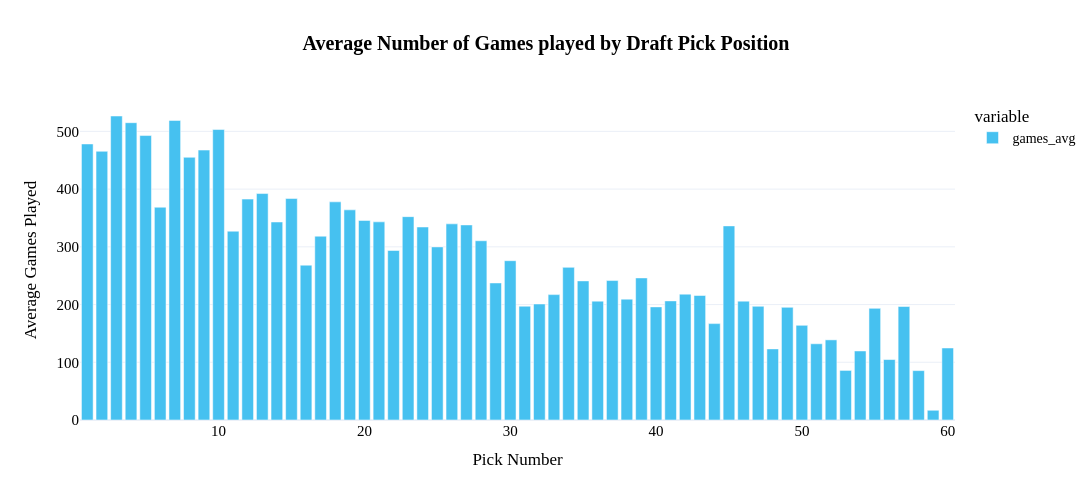

The notebook cell saved with this chart:
### Code cell
fig_pick_games_cnt = px.bar(
  season_game_count_by_pick[season_game_count_by_pick["OVERALL_PICK"]<61], 
  x="OVERALL_PICK", 
  y=["games_avg"],
  # color="PLAYER_NAME_LAST_FIRST",
  template='plotly_white',
  title="<b>Average Number of Games played by Draft Pick Position</b>", 
#   line_shape='spline',
  height=500, 
  width=1400,
  )
fig_pick_games_cnt.update_layout(
    # showlegend=False,
    title_x=0.5,
    xaxis_title="Pick Number",
    yaxis_title="Average Games Played",
    hoverlabel=dict(
        bgcolor="white",
        font_size=16,
        font_family="PT Sans Narrow"
    ),
    yaxis = dict(tickfont = dict(size=15)),
    xaxis = dict(tickfont = dict(size=15)),
    font=dict(
        family="PT Sans Narrow",
        size=14,
        color="Black"
    ),
    title_font_family="PT Sans Narrow"
)

fig_pick_games_cnt.update_traces(marker_color='#46C1F0')

fig_pick_games_cnt

### Figure 1 — Plotly figure (JSON) as saved in the notebook; plotly's stock layout.template omitted (floating-point values rounded to 4 significant figures)
{"data": [{"alignmentgroup": "True", "hovertemplate": "variable=games_avg<br>OVERALL_PICK=%{x}<br>value=%{y}<extra></extra>", "legendgroup": "games_avg", "marker": {"color": "#46C1F0", "pattern": {"shape": ""}}, "name": "games_avg", "offsetgroup": "games_avg", "orientation": "v", "showlegend": true, "textposition": "auto", "type": "bar", "x": [1, 2, 3, 4, 5, 6, 7, 8, 9, 10, 11, 12, 13, 14, 15, 16, 17, 18, 19, 20, 21, 22, 23, 24, 25, 26, 27, 28, 29, 30, 31, 32, 33, 34, 35, 36, 37, 38, 39, 40, 41, 42, 43, 44, 45, 46, 47, 48, 49, 50, 51, 52, 53, 54, 55, 56, 57, 58, 59, 60], "xaxis": "x", "y": [478.3, 465.5, 526.7, 515.1, 492.8, 368.6, 519.0, 455.1, 467.6, 503.2, 327.1, 382.8, 392.3, 343.1, 383.7, 268.3, 318.4, 378.0, 364.1, 345.7, 343.3, 293.7, 352.3, 334.4, 299.9, 339.8, 338, 310.6, 237.5, 276, 197.2, 201, 217.2, 264.5, 241, 205.9, 241.6, 209.4, 246.2, 196.0, 206.4, 218.0, 215.7, 167, 336.3, 206.0, 197, 123.2, 195.2, 163.9, 132.1, 138.8, 85.9, 119.6, 193.4, 104.7, 196.6, 85.56, 16.86, 124.8], "yaxis": "y"}], "layout": {"barmode": "relative", "font": {"color": "Black", "family": "PT Sans Narrow", "size": 14}, "height": 500, "hoverlabel": {"bgcolor": "white", "font": {"family": "PT Sans Narrow", "size": 16}}, "legend": {"title": {"text": "variable"}, "tracegroupgap": 0}, "title": {"font": {"family": "PT Sans Narrow"}, "text": "<b>Average Number of Games played by Draft Pick Position</b>", "x": 0.5}, "width": 1400, "xaxis": {"anchor": "y", "domain": [0, 1], "tickfont": {"size": 15}, "title": {"text": "Pick Number"}}, "yaxis": {"anchor": "x", "domain": [0, 1], "tickfont": {"size": 15}, "title": {"text": "Average Games Played"}}}}
